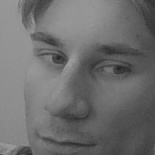
#> input picture computer-vision/dataset/User.Chris10.17.jpg, 155 x 155 px, given in place of the camera
$ jupyter execute facedetection.ipynb   (text cells are left out)
#> lines starting #> are read from the running program, lines starting #| are printed output that depends on the picture
[cell 1]
import cv2
#import sys
import os
import json
import numpy as np

# pip install numpy
# pip install opencv-python
# pip install opencv-contrib-python

[cell 2]
def test_webcam(mirror=False, width=600, height=600):
    """ Basic webcam display function, to test the webcam
    """
#> called with mirror = False, width = 600, height = 600
    cam = cv2.VideoCapture(0)
    # Check if the webcam is opened correctly
    if not cam.isOpened():
        raise IOError("Cannot open webcam")
    print("[INFO] Press esc to quit")
    while True:
        ret_val, img = cam.read()
#> img is the input picture: shape (155, 155, 3); min 36, max 160, mean 110.1
        if mirror:
            img = cv2.flip(img, 1)
        ## display image
        try:
            cv2.imshow('my webcam', img)
            cv2.namedWindow('my webcam',cv2.WINDOW_NORMAL)
            cv2.resizeWindow('my webcam', width, height)
            if cv2.waitKey(1) == 27:
#> (key Esc is pressed here)
                break  # esc to quit
        except:
            cam.release()
            cv2.destroyAllWindows()
            raise ValueError('Problem displaying the video.')
    cam.release()
    cv2.destroyAllWindows()

[cell 3]
test_webcam()

[cell 4]
def create_dir(dirName):
    if not os.path.exists(dirName):
        os.mkdir(dirName)
        print("Directory " , dirName ,  " Created ")
    else:
        print("Directory " , dirName ,  " already exists")

[cell 5]
# detect the current working directory and print it
path = os.getcwd()
data_dir = os.path.join(path,"dataset")
trained_model_dir = os.path.join(path,"trained_models")
# Create target Directory if don't exist
create_dir(data_dir)
create_dir(trained_model_dir)
# initializing face recognition methods
face_detector = cv2.CascadeClassifier(cv2.data.haarcascades + 'haarcascade_frontalface_default.xml')
recognizer = cv2.face.LBPHFaceRecognizer_create()
model_file = os.path.join(trained_model_dir,'trainer.yml')
person_names_file = os.path.join(trained_model_dir,"persons.json")
confidence_threshold = 10

[cell 6]
def get_faces(img):
    gray = cv2.cvtColor(img,cv2.COLOR_BGR2GRAY)
    #gray = cv2.equalizeHist(gray)
    W, H = gray.shape
    minW, minH = int(0.1* W), int(0.1* H) # 10% of image size
    faces = face_detector.detectMultiScale(
        gray,
        scaleFactor = 1.2,
        minNeighbors = 5,
        minSize = (minW, minH),
       )
    return faces,gray

[cell 7]
# import cv2

cam = cv2.VideoCapture(0)
cam.set(3, 640) # set video width
cam.set(4, 480) # set video height
# For each person, enter a name
face_id = input('\n enter user name end press <return> ==>  ')
print("\n [INFO] Initializing face capture. Look the camera and wait ...")
# Initialize individual sampling face count
count = 0
while(True):
    ret, img = cam.read()
    img = cv2.flip(img, 1) # mirror
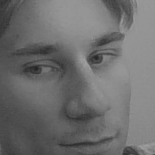
#> img: shape (155, 155, 3); min 36, max 160, mean 110.1
    faces, gray = get_faces(img)
#> in get_faces, `faces = face_detector.detectMultiScale( gray, scaleFactor = 1.2, minNe..`: faces = ()
#> faces = ()
    for (x,y,w,h) in faces:
        cv2.rectangle(img, (x,y), (x+w,y+h), (255,0,0), 2)
        count += 1
        # Save the captured image into the datasets folder
        data_file = "dataset/User." + str(face_id) + '.' + str(count) + ".jpg"
        print("saving file", data_file)
        cv2.imwrite(data_file, gray[y:y+h,x:x+w])
#> this loop made 0 passes
#> after the loop, count = 0
    cv2.imshow('image', img)
    k = cv2.waitKey(100) & 0xff # Press 'ESC' for exiting video
#> (key Esc is pressed here)
    if k == 27:
        break
    elif count >= 30: # Take 30 face sample and stop video
         break
# Do a bit of cleanup
print("\n [INFO] Exiting Program and cleanup stuff")
cam.release()
cv2.destroyAllWindows()

[cell 8]
#import numpy as np
# import os
# import cv2

# function to get the images and label data
def getImagesAndLabels(data_dir):
    imagePaths = [os.path.join(data_dir,f) for f in os.listdir(data_dir)]
    faceSamples=[]
    ids = []
    person_name_dic = {}
    id_count = 0
    for imagePath in imagePaths:
        img = cv2.imread(imagePath, 0) # open in grayscale
        img_numpy = np.array(img,'uint8')
        person_name = os.path.split(imagePath)[-1].split(".")[1]
        if person_name in person_name_dic:
            person_id = person_name_dic[person_name]
        else:
            person_id = id_count
            person_name_dic[person_name]= person_id
            id_count +=1
        faces = face_detector.detectMultiScale(img_numpy)
        for (x,y,w,h) in faces:
            faceSamples.append(img_numpy[y:y+h,x:x+w])
            ids.append(person_id)
    return faceSamples,ids, person_name_dic

[cell 9]
#import json

print ("\n [INFO] Training faces. It will take a few seconds. Wait ...")
faces, ids, person_name_dic = getImagesAndLabels(data_dir)
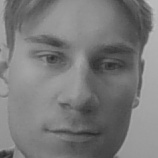
#> input picture computer-vision/dataset/User.Chris10.1.jpg, 158 x 158 px
#> in getImagesAndLabels, img is the input picture: shape (158, 158); min 40, max 192, mean 121.6
#> in getImagesAndLabels, `faces = face_detector.detectMultiScale(img_numpy)`: faces = [[15, 10, 132, 132]]
#> the loop in getImagesAndLabels, `for (x,y,w,h) in faces:` made 1 pass
#> after the loop in getImagesAndLabels, `for (x,y,w,h) in faces:`: faceSamples = 1 item; ids = [0]
recognizer.train(faces, np.array(ids))
# Save the model into trainer/trainer.yml
recognizer.write(model_file) # recognizer.save() worked on Mac, on Ubuntu, but not on Pi?
# Print the number of faces trained and end program
print("\n [INFO] {0} faces trained. Exiting Program".format(len(np.unique(ids))))
# save the name of the persons
person_id2name = {value : key for (key, value) in person_name_dic.items()}
with open(person_names_file, 'w') as fp:
    json.dump(person_id2name, fp,  indent=4)

[cell 10]
#import cv2
#import json

recognizer.read(model_file)
with open(person_names_file, 'r') as fp:
    person_id2name = json.load(fp)
font = cv2.FONT_HERSHEY_SIMPLEX
#> font = 0

# Initialize and start realtime video capture
cam = cv2.VideoCapture(0)
cam.set(3, 640) # set video width
cam.set(4, 480) # set video height

while True:
    ret, img =cam.read()
    img = cv2.flip(img, 1) # mirror
    faces,gray = get_faces(img)
    for(x,y,w,h) in faces:
        cv2.rectangle(img, (x,y), (x+w,y+h), (0,255,0), 2)
        person_id, confidence = recognizer.predict(gray[y:y+h,x:x+w])
        # Check if confidence is less them 100 ==> "0" is perfect match
        if ((100 - confidence) > confidence_threshold):
            person_name = person_id2name[str(person_id)]
            confidence = "  {0}%".format(round(100 - confidence))
        else:
            person_name = "Unknown"
            confidence = "  {0}%".format(round(100 - confidence))
        cv2.putText(img, str(person_name), (x+5,y-5), font, 1, (255,255,255), 2)
        cv2.putText(img, str(confidence), (x+5,y+h-5), font, 1, (255,255,0), 1)
    cv2.imshow('camera',img)
    k = cv2.waitKey(10) & 0xff # Press 'ESC' for exiting video
#> (key Esc is pressed here)
    if k == 27:
        break
# Do a bit of cleanup
print("\n [INFO] Exiting Program and cleanup stuff")
cam.release()
cv2.destroyAllWindows()
